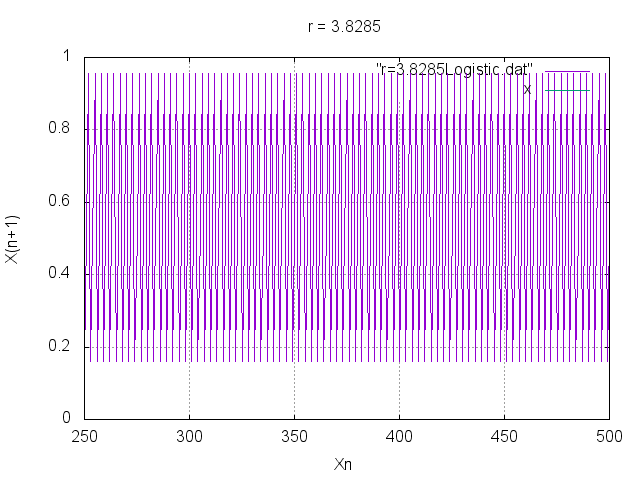

gnuplot code for this plot:
set grid
set title "r = 3.8285"
set xrange [250:500]
set yrange [0:1]
set xlabel "Xn"
set ylabel "X(n+1)"
plot "r=3.8285Logistic.dat" with lines,x with lines
pause 2
set terminal png
set output "r=3.8285Logistic.png"
replot
set terminal x11
